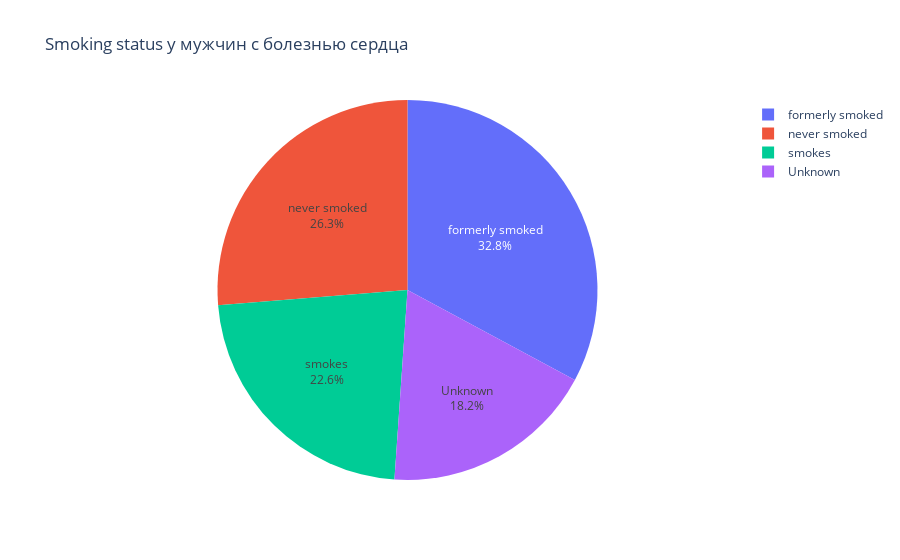
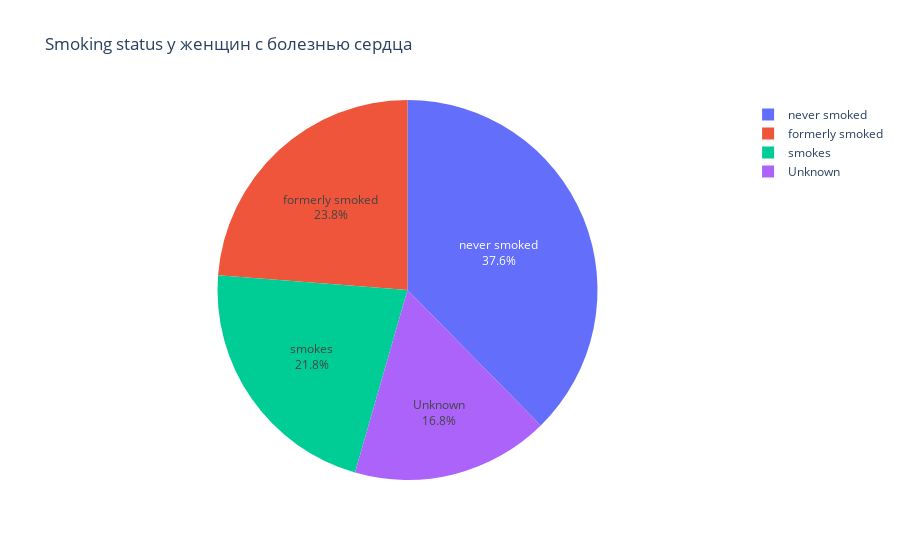

Notebook code cell kept with these figures, in order:
### Code cell
import plotly.express as px
names = list(male_smoking_heart_disease.keys())
values = list(male_smoking_heart_disease.values())
fig = px.pie(values=values, names=names, title='Smoking status у мужчин с болезнью сердца')
fig.update_traces(textinfo='percent+label')
fig.show()

names = list(female_smoking_heart_diseasen.keys())
values = list(female_smoking_heart_diseasen.values())
fig = px.pie(values=values, names=names, title='Smoking status у женщин с болезнью сердца')
fig.update_traces(textinfo='percent+label')
fig.show()

### Figure 1 — Plotly figure (JSON) as saved in the notebook; plotly's stock layout.template omitted (floating-point values rounded to 4 significant figures)
{"data": [{"domain": {"x": [0, 1], "y": [0, 1]}, "hovertemplate": "label=%{label}<br>value=%{value}<extra></extra>", "labels": ["never smoked", "formerly smoked", "smokes", "Unknown"], "legendgroup": "", "name": "", "showlegend": true, "textinfo": "percent+label", "type": "pie", "values": [36, 45, 31, 25]}], "layout": {"legend": {"tracegroupgap": 0}, "title": {"text": "Smoking status у мужчин с болезнью сердца"}}}

### Figure 2 — Plotly figure (JSON) as saved in the notebook; plotly's stock layout.template omitted (floating-point values rounded to 4 significant figures)
{"data": [{"domain": {"x": [0, 1], "y": [0, 1]}, "hovertemplate": "label=%{label}<br>value=%{value}<extra></extra>", "labels": ["Unknown", "never smoked", "formerly smoked", "smokes"], "legendgroup": "", "name": "", "showlegend": true, "textinfo": "percent+label", "type": "pie", "values": [17, 38, 24, 22]}], "layout": {"legend": {"tracegroupgap": 0}, "title": {"text": "Smoking status у женщин с болезнью сердца"}}}
